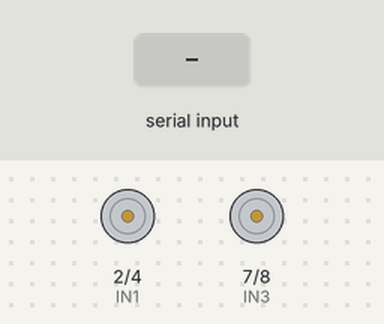
A sketch run on a simulated Arduino Uno, built with avr-gcc and run on an emulated ATmega328P. Shown: motor-driver pin pairs drawn as motors (green arrow = first pin HIGH = forward, orange = second pin HIGH = backward, longer = more drive). The test bench sets the inputs (shaded band). What the sketch prints to the serial monitor is not drawn.

Above: at 1.2 s.
1.3 s: "F" received over Serial
At 1.6 s:
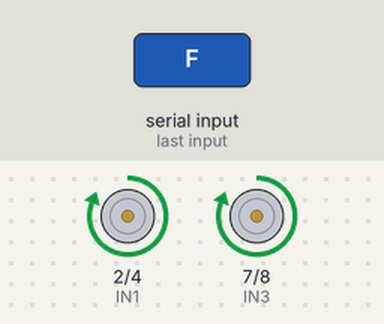
2.8 s: "B" received over Serial
At 3.9 s:
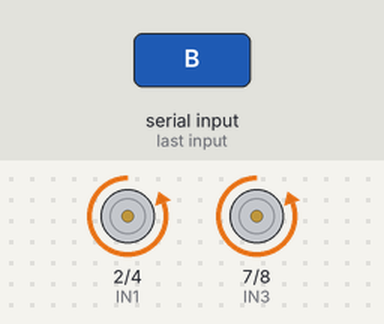
4.3 s: "L" received over Serial
At 5.0 s:
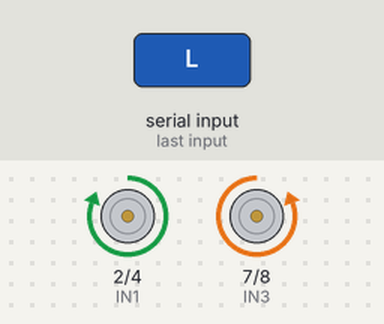
5.8 s: "R" received over Serial
At 6.2 s:
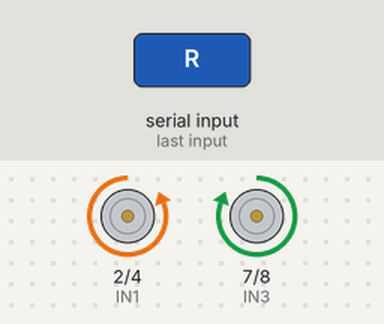
7.3 s: "S" received over Serial
At 8.5 s:
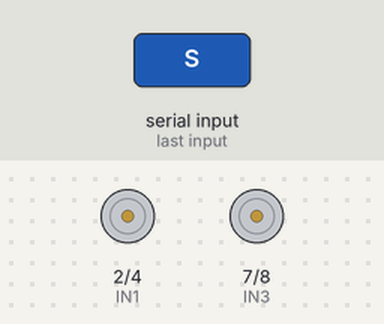
Timing chart, 0 to 9.8 s (numbered marks = the images above; inputs shaded):
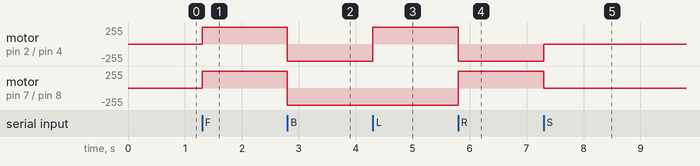

Measured:
- after the input at 1.3 s, motor on pin 2 (IN1) / pin 4 (IN2), motor on pin 7 (IN3) / pin 8 (IN4): stopped → forward 255/255 at once
- after the input at 2.8 s, motor on pin 2 (IN1) / pin 4 (IN2), motor on pin 7 (IN3) / pin 8 (IN4): forward 255/255 → backward 255/255 at once
- after the input at 4.3 s, motor on pin 2 (IN1) / pin 4 (IN2): backward 255/255 → forward 255/255 at once
- after the input at 5.8 s, motor on pin 2 (IN1) / pin 4 (IN2): forward 255/255 → backward 255/255 at once; motor on pin 7 (IN3) / pin 8 (IN4): backward 255/255 → forward 255/255 at once
- after the input at 7.3 s, motor on pin 2 (IN1) / pin 4 (IN2): backward 255/255 → stopped at once; motor on pin 7 (IN3) / pin 8 (IN4): forward 255/255 → stopped at once

The sketch:

Robot_car.ino
```cpp
/*
 * Robot Car Controller
 *
 * This code receives commands via Bluetooth (HC-05) from the gesture
 * controller and drives the robot car motors accordingly using L298N
 * motor driver.
 *
 * Hardware:
 * - Arduino Nano/Uno
 * - HC-05 Bluetooth module (Slave mode)
 * - L298N motor driver module
 * - 2x DC motors
 *
 * Connections:
 * HC-05: VCC->5V, GND->GND, TX->D0(RX), RX->D1(TX)
 * L298N: IN1->D2, IN2->D4, IN3->D7, IN4->D8
 * Motors: Connect to L298N OUT1-OUT4 terminals
 *
 * Motor Driver Pins:
 * IN1, IN2 = Control Motor A (Left motor)
 * IN3, IN4 = Control Motor B (Right motor)
 *
 * Motor Control Logic:
 * HIGH, LOW  = Forward rotation
 * LOW, HIGH  = Reverse rotation
 * LOW, LOW   = Stop
 * HIGH, HIGH = Brake (not used in this code)
 *
 * Author: [Your Name]
 * Date: October 2025
 * Version: 1.0
 */

// ============================================
// PIN DEFINITIONS
// ============================================
// Define Arduino pins connected to L298N motor driver

// Motor A (Left Motor) control pins
int IN1 = 2;  // Motor A direction control 1
int IN2 = 4;  // Motor A direction control 2

// Motor B (Right Motor) control pins
int IN3 = 7;  // Motor B direction control 1
int IN4 = 8;  // Motor B direction control 2

// Variable to store received command from Bluetooth
char rec;

void setup() {
  // Initialize serial communication at 9600 baud
  // Must match HC-05 Bluetooth module configuration
  Serial.begin(9600);

  // Print startup message to Serial Monitor
  Serial.println("AT MODE: READY");

  // ============================================
  // CONFIGURE MOTOR CONTROL PINS AS OUTPUTS
  // ============================================
  pinMode(IN1, OUTPUT);  // Motor A control pin 1
  pinMode(IN2, OUTPUT);  // Motor A control pin 2
  pinMode(IN3, OUTPUT);  // Motor B control pin 1
  pinMode(IN4, OUTPUT);  // Motor B control pin 2

  // At startup, all pins are LOW (motors stopped)
}

void loop() {
  // ============================================
  // CHECK FOR INCOMING BLUETOOTH DATA
  // ============================================
  // Serial.available() returns the number of bytes available to read
  if (Serial.available() > 0) {

    // Read one byte (character) from the serial buffer
    rec = Serial.read();

    // ============================================
    // FORWARD COMMAND: 'F'
    // ============================================
    // Both motors rotate forward
    if (rec == 'F') {
      digitalWrite(IN1, HIGH);  // Motor A forward
      digitalWrite(IN2, LOW);
      digitalWrite(IN3, HIGH);  // Motor B forward
      digitalWrite(IN4, LOW);
    }

    // ============================================
    // BACKWARD COMMAND: 'B'
    // ============================================
    // Both motors rotate in reverse
    else if (rec == 'B') {
      digitalWrite(IN1, LOW);   // Motor A reverse
      digitalWrite(IN2, HIGH);
      digitalWrite(IN3, LOW);   // Motor B reverse
      digitalWrite(IN4, HIGH);
    }

    // ============================================
    // LEFT TURN COMMAND: 'L'
    // ============================================
    // Motor A (left) forward, Motor B (right) reverse
    // This creates a pivot turn to the left
    else if (rec == 'L') {
      digitalWrite(IN1, HIGH);  // Motor A forward
      digitalWrite(IN2, LOW);
      digitalWrite(IN3, LOW);   // Motor B reverse
      digitalWrite(IN4, HIGH);
    }

    // ============================================
    // RIGHT TURN COMMAND: 'R'
    // ============================================
    // Motor A (left) reverse, Motor B (right) forward
    // This creates a pivot turn to the right
    else if (rec == 'R') {
      digitalWrite(IN1, LOW);   // Motor A reverse
      digitalWrite(IN2, HIGH);
      digitalWrite(IN3, HIGH);  // Motor B forward
      digitalWrite(IN4, LOW);
    }

    // ============================================
    // STOP COMMAND: 'S'
    // ============================================
    // All motor control pins set to LOW
    // Both motors stop
    else if (rec == 'S') {
      digitalWrite(IN1, LOW);   // Motor A stop
      digitalWrite(IN2, LOW);
      digitalWrite(IN3, LOW);   // Motor B stop
      digitalWrite(IN4, LOW);
    }

    // If an unrecognized command is received, it's ignored
    // Motors maintain their current state
  }

  // Loop repeats continuously, checking for new commands
  // Response time is very fast (milliseconds)
}

/*
 * MOTOR DIRECTION TRUTH TABLE:
 * =============================
 * IN1  IN2  | Motor A Action
 * -----|-----|-----------------
 * LOW  LOW  | Stop (coast)
 * HIGH LOW  | Forward
 * LOW  HIGH | Reverse
 * HIGH HIGH | Brake (not used)
 *
 * Same logic applies to IN3/IN4 for Motor B
 *
 *
 * ROBOT MOVEMENT PATTERNS:
 * ========================
 * Command | Motor A | Motor B | Result
 * --------|---------|---------|-------------
 *    F    | Forward | Forward | Move forward
 *    B    | Reverse | Reverse | Move backward
 *    L    | Forward | Reverse | Turn left (pivot)
 *    R    | Reverse | Forward | Turn right (pivot)
 *    S    | Stop    | Stop    | Stop
 *
 *
 * TROUBLESHOOTING:
 * ================
 * 1. Robot moves in wrong direction:
 *    - Swap motor wires at L298N terminals, OR
 *    - Swap HIGH/LOW in the code for that command
 *
 * 2. Only one motor works:
 *    - Check all wire connections
 *    - Test motor directly with battery
 *    - Verify L298N enable jumpers are ON
 *
 * 3. Motors weak or slow:
 *    - Check battery voltage (should be >6V)
 *    - Ensure proper power supply to L298N
 *    - Remove 5V jumper on L298N if using >7V battery
 *
 * 4. No Bluetooth communication:
 *    - Check HC-05 TX/RX not swapped
 *    - Verify baud rate (9600 for car, 115200 for controller)
 *    - Ensure modules are paired correctly
 *
 *
 * ENHANCEMENTS YOU CAN ADD:
 * =========================
 * 1. Speed Control (PWM):
 *    - Connect ENA to D3 (PWM), ENB to D5 (PWM)
 *    - Use analogWrite(ENA, speed) where speed = 0-255
 *    - Remove ENA/ENB jumpers on L298N
 *
 * 2. Smooth Turning:
 *    - For 'L': Run left motor slower instead of reverse
 *    - For 'R': Run right motor slower instead of reverse
 *
 * 3. Status Feedback:
 *    - Add LED to show current command
 *    - Add buzzer for audio feedback
 *    - Send acknowledgment back to controller
 *
 * 4. Safety Features:
 *    - Add timeout: stop if no command received for 2 seconds
 *    - Add emergency stop button
 *    - Implement battery voltage monitoring
 *
 *
 * EXAMPLE PWM SPEED CONTROL:
 * ==========================
 * #define ENA 3  // Enable pin for Motor A (PWM)
 * #define ENB 5  // Enable pin for Motor B (PWM)
 *
 * void setup() {
 *   pinMode(ENA, OUTPUT);
 *   pinMode(ENB, OUTPUT);
 *   // ... other setup code ...
 * }
 *
 * // In forward command:
 * analogWrite(ENA, 200);  // 0-255, adjust for desired speed
 * analogWrite(ENB, 200);
 * digitalWrite(IN1, HIGH);
 * // ... rest of code ...
 *
 *
 * PIN CHANGE REFERENCE:
 * =====================
 * If you need to use different pins, update these lines:
 * - Change pin numbers in the definitions at the top
 * - Update pinMode() calls in setup()
 * - Update wiring documentation to match
 * - Ensure new pins can handle OUTPUT mode
 * - For speed control, use PWM-capable pins (3, 5, 6, 9, 10, 11)
 */
```
